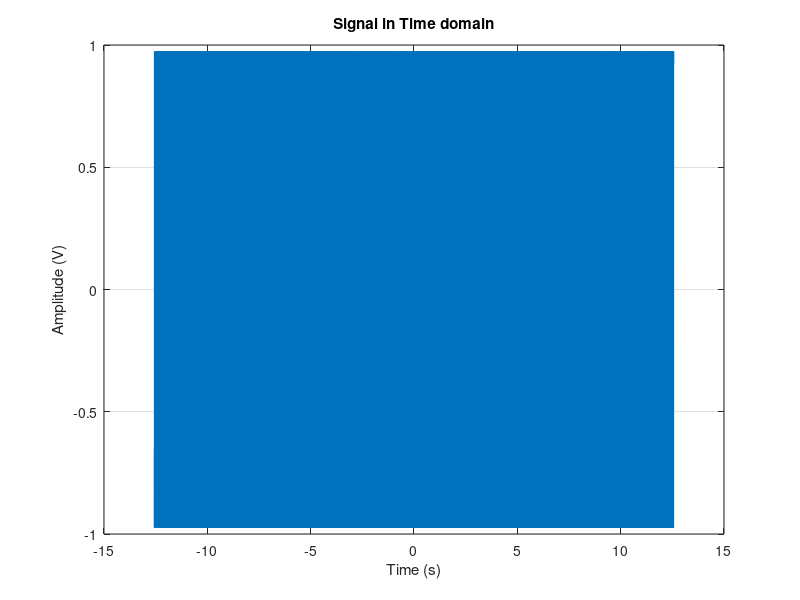
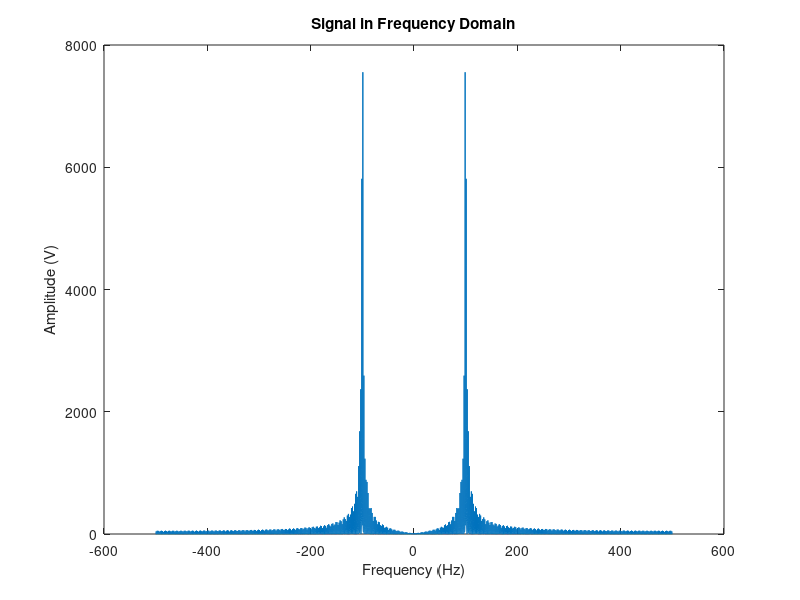

Reproduce these figures in MATLAB, in order. (Note: this script raises an error after producing the figures.)
fs = 1e3;
f = 1e2;
t = -4*pi:1/fs:(4*pi);
m = square(2*pi*t);
c = cos(2*pi*100*t);
s = m .* c;
n = length(s);

fz = (-n/2:n/2-1)*(fs/n);
S1 = fft(s);

plot(t, s);
title 'Signal in Time domain'
xlabel 'Time (s)'
ylabel 'Amplitude (V)'
grid on

figure
plot(fz, abs(fftshift(fft(s))));
title 'Signal in Frequency Domain'
xlabel 'Frequency (Hz)'
ylabel 'Amplitude (V)'

figure
subplot 211
plot(fz,abs(fft(s)))
title 'fft without shift'
subplot 212
plot(fz,abs(fftshift(fft(s))))
title 'fft with shift' 
